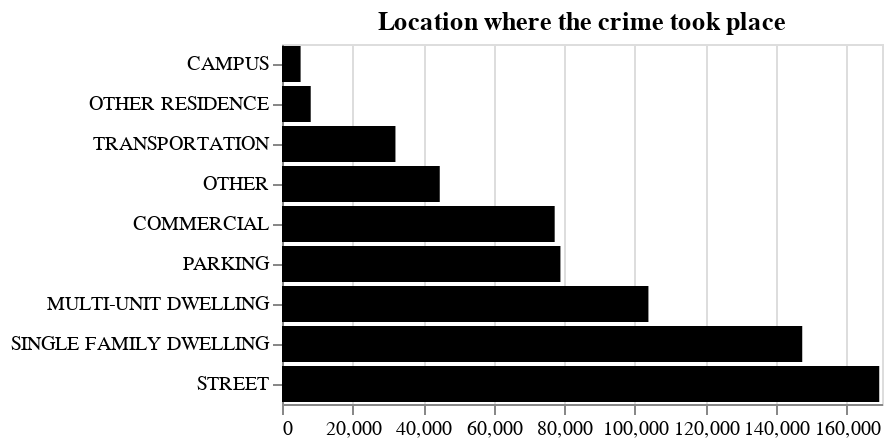

The notebook cell this image was saved under:
### Code cell
crime_place_grouped = df_clean.groupby('CRIME_PLACE_NEW').size().sort_values(ascending=False).reset_index(name='COUNT')
alt.Chart(crime_place_grouped, title='Location where the crime took place').mark_bar(color='black').encode(
    alt.X('COUNT', title='', scale=alt.Scale(domain=[0,170000])),
    alt.Y('CRIME_PLACE_NEW', sort='x', title='')
)

### Figure 1 — Vega specification as saved in the notebook (floating-point values rounded to 4 significant figures)
{"$schema": "https://vega.github.io/schema/vega/v5.json", "data": [{"name": "source_0"}, {"name": "data_0", "values": [{"COUNT": 169219, "COUNT_end": 169200.0, "COUNT_start": 0.0, "CRIME_PLACE_NEW": "STREET"}, {"COUNT": 147403, "COUNT_end": 147400.0, "COUNT_start": 0.0, "CRIME_PLACE_NEW": "SINGLE FAMILY DWELLING"}, {"COUNT": 103821, "COUNT_end": 103800.0, "COUNT_start": 0.0, "CRIME_PLACE_NEW": "MULTI-UNIT DWELLING"}, {"COUNT": 78890, "COUNT_end": 78890.0, "COUNT_start": 0.0, "CRIME_PLACE_NEW": "PARKING"}, {"COUNT": 77261, "COUNT_end": 77260.0, "COUNT_start": 0.0, "CRIME_PLACE_NEW": "COMMERCIAL"}, {"COUNT": 44697, "COUNT_end": 44700.0, "COUNT_start": 0.0, "CRIME_PLACE_NEW": "OTHER"}, {"COUNT": 32144, "COUNT_end": 32140.0, "COUNT_start": 0.0, "CRIME_PLACE_NEW": "TRANSPORTATION"}, {"COUNT": 8136, "COUNT_end": 8136.0, "COUNT_start": 0.0, "CRIME_PLACE_NEW": "OTHER RESIDENCE"}, {"COUNT": 5271, "COUNT_end": 5271.0, "COUNT_start": 0.0, "CRIME_PLACE_NEW": "CAMPUS"}]}, {"name": "source_0_y_domain_CRIME_PLACE_NEW", "values": [{"CRIME_PLACE_NEW": "STREET", "sort_field": 169219}, {"CRIME_PLACE_NEW": "SINGLE FAMILY DWELLING", "sort_field": 147403}, {"CRIME_PLACE_NEW": "MULTI-UNIT DWELLING", "sort_field": 103821}, {"CRIME_PLACE_NEW": "PARKING", "sort_field": 78890}, {"CRIME_PLACE_NEW": "COMMERCIAL", "sort_field": 77261}, {"CRIME_PLACE_NEW": "OTHER", "sort_field": 44697}, {"CRIME_PLACE_NEW": "TRANSPORTATION", "sort_field": 32144}, {"CRIME_PLACE_NEW": "OTHER RESIDENCE", "sort_field": 8136}, {"CRIME_PLACE_NEW": "CAMPUS", "sort_field": 5271}]}], "signals": [{"name": "y_step", "value": 20}, {"name": "height", "update": "bandspace(domain('y').length, 0.1, 0.05) * y_step"}], "marks": [{"type": "rect", "name": "marks", "from": {"data": "data_0"}, "encode": {"update": {"height": {"signal": "max(0.25, bandwidth('y'))"}, "fill": {"value": "black"}, "x": {"field": "COUNT_end", "scale": "x"}, "ariaRoleDescription": {"value": "bar"}, "x2": {"field": "COUNT_start", "scale": "x"}, "description": {"signal": "\"COUNT: \" + (format(datum[\"COUNT\"], \"\")) + \"; CRIME_PLACE_NEW: \" + (isValid(datum[\"CRIME_PLACE_NEW\"]) ? datum[\"CRIME_PLACE_NEW\"] : \"\"+datum[\"CRIME_PLACE_NEW\"])"}, "y": {"field": "CRIME_PLACE_NEW", "scale": "y"}}}, "style": ["bar"]}], "scales": [{"name": "x", "type": "linear", "domain": [0, 170000], "range": [0, {"signal": "width"}], "zero": true}, {"name": "y", "type": "band", "domain": {"data": "source_0_y_domain_CRIME_PLACE_NEW", "field": "CRIME_PLACE_NEW", "sort": {"op": "max", "field": "sort_field"}}, "range": {"step": {"signal": "y_step"}}, "paddingOuter": 0.05, "paddingInner": 0.1}], "axes": [{"scale": "x", "minExtent": 0, "tickCount": {"signal": "ceil(width/40)"}, "domain": false, "gridScale": "y", "labels": false, "grid": true, "aria": false, "maxExtent": 0, "ticks": false, "zindex": 0, "orient": "bottom"}, {"scale": "x", "labelOverlap": true, "orient": "bottom", "grid": false, "tickCount": {"signal": "ceil(width/40)"}, "zindex": 0, "labelFlush": true}, {"scale": "y", "zindex": 0, "grid": false, "orient": "left"}], "title": {"text": "Location where the crime took place", "frame": "group"}, "style": "cell", "width": 300, "padding": 5, "background": "white"}
